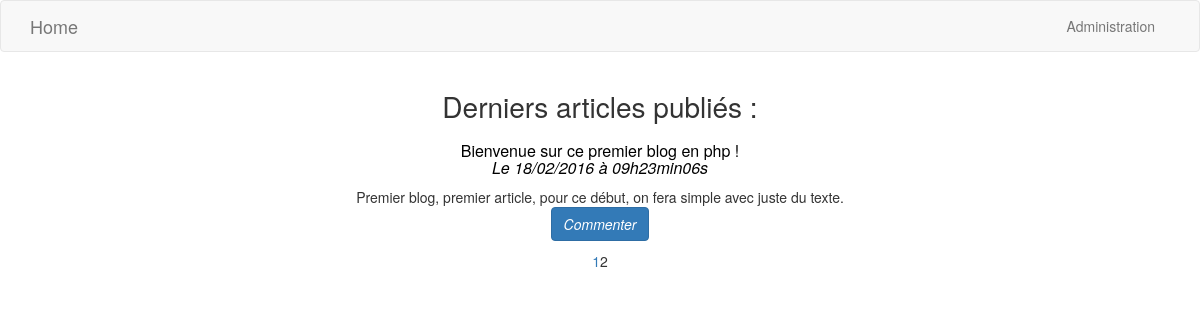
Screenshot of /blog.php?page=2 with the database file from the repository.
### tables this page shows
CREATE TABLE IF NOT EXISTS `article` (
  `id` int(11) NOT NULL AUTO_INCREMENT,
  `titre` varchar(255) NOT NULL,
  `contenu` text NOT NULL,
  `date_publication` datetime NOT NULL,
  `auteur` varchar(255) NOT NULL,
  PRIMARY KEY (`id`)
);

### controller/blog/billet.php (called while the page is built, shortened)
<?php
include_once ('modele/blog/get_articles.php');
$nbrArticlesPrPages = 5;
$pagination = get_pagination();
$pagesTotale = ceil($pagination / $nbrArticlesPrPages);
if(isset($_GET['page']) && !empty($_GET['page']) && $_GET['page'] > 0 && $_GET['page'] <= $pagesTotale){
  $pageCourante = $_GET['page'];
}else{
  $pageCourante = 1;
}
$depart = ($pageCourante-1)*$nbrArticlesPrPages;
$billets = get_articles($depart, $nbrArticlesPrPages);
foreach($billets as $key => $billet){
    $billets[$key]['titre'] = htmlspecialchars($billet['titre']);
    $billets[$key]['contenu'] = nl2br($billet['contenu']);
}
include_once ('vue/blog/index.php');

### modele/blog/get_articles.php (called while the page is built, shortened)
<?php
function get_articles($depart, $nbrArticlesPrPages)
{
  global $bdd;
  $req = $bdd->prepare('SELECT id, titre, contenu, DATE_FORMAT(date_publication
  , \'%d/%m/%Y à %Hh%imin%ss\') AS date_creation FROM article ORDER BY date_creation DESC LIMIT ' . $depart . ',' . $nbrArticlesPrPages);
  $req->execute();
  $billets = $req->fetchAll();
  return $billets;
}
function get_pagination()
{
  global $bdd;
  $req = $bdd->query('SELECT id FROM article');
  $pagination = $req->rowCount();
  return $pagination;
}

### vue/blog/index.php (the view)
<?php
include ('inc/header.php');
?>
<div class="container">
  <div clas="row">
    <div class="col-xs-12">
      <h1 class="text-center">Derniers articles publiés :</h1>
        <?php
        foreach($billets as $billet){
          ?>
          <div class="articles">
            <h3 class="text-center titre">
              <?php echo $billet['titre']; ?>
              <br/>
              <em>Le <?php echo $billet['date_creation']; ?></em>
            </h3>
            <p class="contenu"><?php echo $billet['contenu']; ?>
            <br />
              <em><a href="commentaires.php?billet=<?php echo $billet['id']; ?>" class="btn btn-primary">Commenter</a></em>
            </p>
          </div>
          <?php
          }
          ?>
    </div>
  </div>
  <br />
  <div class="row">
    <div class="col-lg-12 text-center">
      <?php
      for($i = 1; $i <= $pagesTotale; $i++)
      {
        if($i === $pageCourante){
          echo $i;
        }else{
          echo '<a href="?page=' . $i . '">' . $i .'</a>';
        }
      }
      ?>
    </div>
  </div>
</div>
<?php
include ('inc/footer.php');
?>

### vue/blog/css/main.css (style rules this page uses)
.titre { text-align: center; color: black; font-size: 16px; }
.articles { text-align: center; }

### rows the page displays
article: titre "Bienvenue sur ce premier blog en php !", date_creation "18/02/2016 à 09h23min06s", contenu "Premier blog, premier article, pour ce début, on fera simple avec juste du texte."
